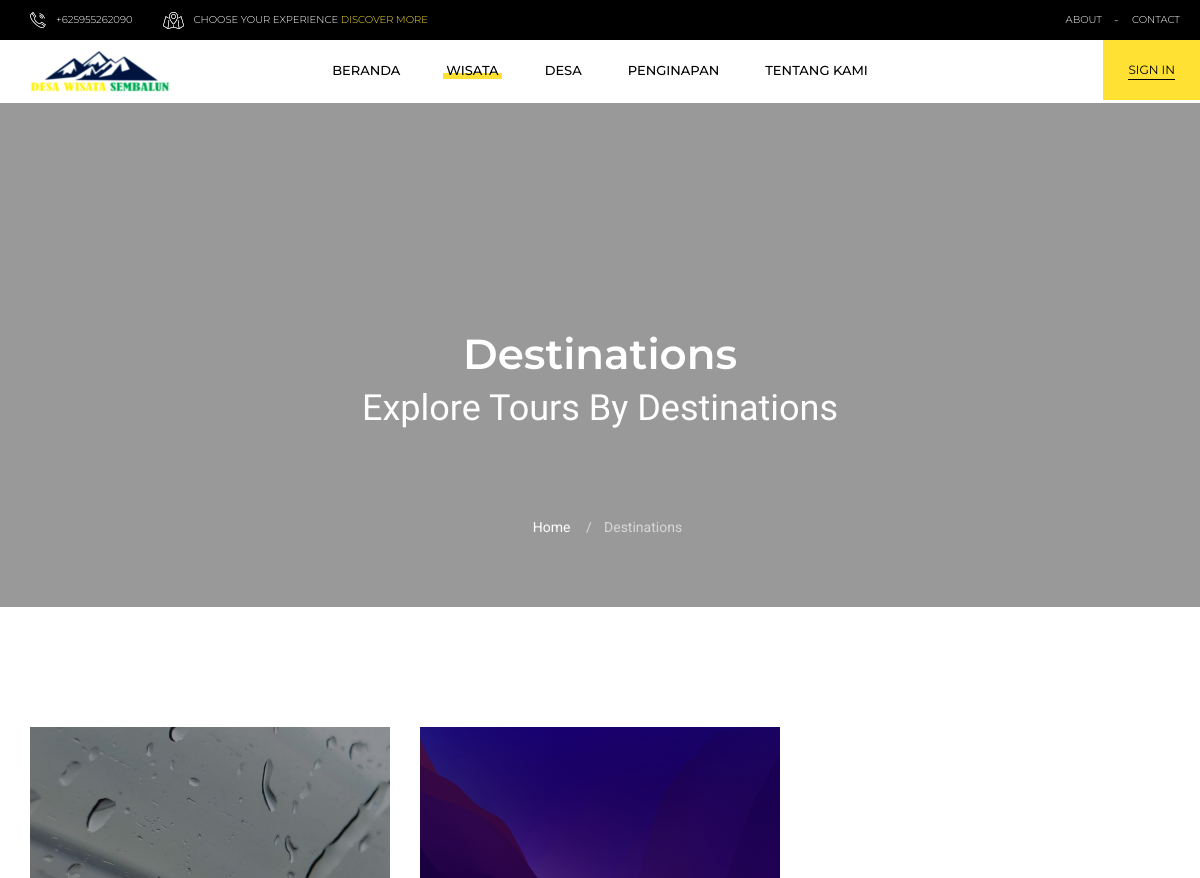
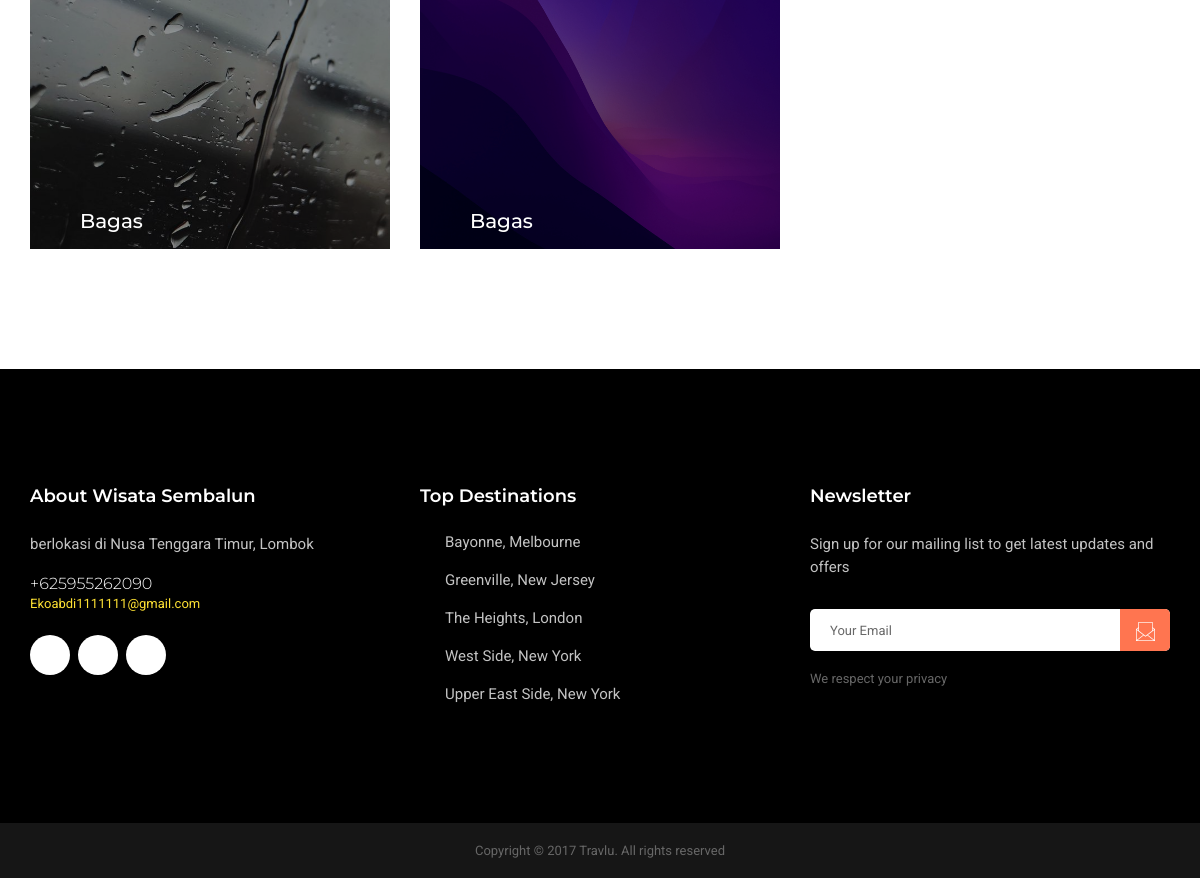
Page /destinations.php on the committed database (2 pictures, top to bottom).
### tables this page shows
CREATE TABLE `wisata` (
  `id` int NOT NULL,
  `nama_wisata` varchar(100) NOT NULL,
  `gambar_wisata` varchar(255) DEFAULT NULL,
  `deskripsi_wisata` text
);

### destinations.php (the view, shortened to what this page needs)
<?php
    include 'db.php';
    $sql = "SELECT * FROM wisata";
    $result = $conn->query($sql);
?>
<!doctype html>
	<html class="no-js" lang="">
<head>
	<?php include 'includes/style.php'; ?>
</head>
<body>
	<div id="tg-wrapper" class="tg-wrapper tg-haslayout">
		<?php
			$currentPage = 'destinations';
			include 'includes/header.php';
		?>
		<?php
			$pageTitle = "Destinations";
			$pageDesc = "Explore Tours By Destinations";
			$pageHome = "Home";
			$pageSide = "Destinations";
			include 'includes/slider_dt.php';
		?>
		<main id="tg-main" class="tg-main tg-sectionspace tg-haslayout">
			<div class="container">
				<div class="row">
					<div class="col-xs-12 col-sm-12 col-md-12 col-lg-12">
						<div id="tg-content" class="tg-content">
							<div class="tg-topdestinations">
								<div class="row">
								<?php if ($result->num_rows > 0): ?>
									<?php while ($row = $result->fetch_assoc()): ?>
										<div class="col-xs-6 col-sm-6 col-md-4 col-lg-4">
											<div class="tg-topdestination">
												<figure>
													<a href="destinationsdetail.php?id=<?= $row['id']; ?>"><img src="admin/wisata/<?php echo $row['gambar_wisata']; ?>" alt="image description" style="height: 400px;object-fit:cover"></a>
													<figcaption>
														<h2><a href="destinationsdetail.php"><?php echo $row['nama_wisata']; ?></a></h2>
													</figcaption>
												</figure>
											</div>
										</div>
									<?php endwhile; ?>
								<?php else: ?>
									<p>Tidak ada data wisata.</p>
								<?php endif; ?>
								</div>
							</div>
						</div>
					</div>
				</div>
			</div>
		</main>
		<?php include 'includes/footer.php'; ?>
	</div>
</body>
</html>

### includes/style.php (shortened to what this page needs)
<link rel="stylesheet" href="css/bootstrap.min.css">
<link rel="stylesheet" href="css/normalize.css">
<link rel="stylesheet" href="css/font-awesome.min.css">
<link rel="stylesheet" href="css/icomoon.css">
<link rel="stylesheet" href="css/owl.carousel.css">
<link rel="stylesheet" href="css/bootstrap-select.css">
<link rel="stylesheet" href="css/scrollbar.css">
<link rel="stylesheet" href="css/jquery.mmenu.all.css">
<link rel="stylesheet" href="css/prettyPhoto.css">
<link rel="stylesheet" href="css/transitions.css">
<link rel="stylesheet" href="css/main.css">
<link rel="stylesheet" href="css/color.css">
<link rel="stylesheet" href="css/responsive.css">

### includes/header.php (shortened to what this page needs)
<header id="tg-header" class="tg-header tg-haslayout">
            <div class="container-fluid">
                <div class="row">
                    <div class="tg-topbar">
                        <nav class="tg-infonav">
                            <ul>
                                <li>
                                    <i><img src="images/icons/icon-01.png" alt="image destinations"></i>
                                    <span>+625955262090</span>
                                </li>
                                <li>
                                    <i><img src="images/icons/icon-02.png" alt="image destinations"></i>
                                    <span>CHOOSE YOUR EXPERIENCE <a href="javascript:void(0);">Discover more</a></span>
                                </li>
                            </ul>
                        </nav>
                        <div class="tg-addnavcartsearch" style="margin-right: 20px;">
                            <nav class="tg-addnav">
                                <ul>
                                    <li><a href="aboutus.php">about</a></li>
                                    <li><a href="contactus.php">contact</a></li>
                                </ul>
                            </nav>
                        </div>
                    </div>
                    <div class="tg-navigationarea tg-headerfixed">
                        <strong class="tg-logo"><a href="index.php"><img src="images/logofix.png" alt="company logo here"></a></strong>
                        <div class="tg-socialsignin">
                            <ul class="tg-socialicons">
                                <li><a href="https://web.facebook.com/Desawisata_sembalun-110903398269940"><i class="icon-facebook-logo-outline"></i></a></li>
                                <li><a href="https://www.instagram.com/eko_abdi14/"><i class="icon-instagram-social-outlined-logo"></i></a></li>
                                <li><a href="https://twitter.com/DwisataSembalun/status/1491783111679483904?s=20&t=bFQO31HmsXAKy6gXjw1-wg"><i class="icon-twitter-social-outlined-logo"></i></a></li>
                            </ul>
                            <div class="tg-userbox">
                                <?php
                                if (isset($_SESSION['username'])) {
                                    echo "Hello, " . $_SESSION['username'];
                                } else {
                                    echo '<a id="tg-btnsignin" class="tg-btn" href="#tg-loginsingup"><span>sign in</span></a>';
                                }
                                ?>
                            </div>
                        </div>
                        <nav id="tg-nav" class="tg-nav">
                            <div id="tg-navigation" class="collapse navbar-collapse tg-navigation">
                                <ul>
                                    <li <?php if ($currentPage === 'home') echo 'class="current-menu-item"'; ?>><a href="index.php">Beranda</a></li>
                                    <li <?php if ($currentPage === 'destinations') echo 'class="current-menu-item"'; ?>><a href="destinations.php">Wisata</a></li>
                                    <li <?php if ($currentPage === 'village') echo 'class="current-menu-item"'; ?>><a href="village.php">Desa</a></li>
                                    <li <?php if ($currentPage === 'booking') echo 'class="current-menu-item"'; ?>><a href="booking.php">Penginapan</a></li>
                                    <li <?php if ($currentPage === 'aboutus') echo 'class="current-menu-item"'; ?>><a href="aboutus.php">Tentang Kami</a></li>
                                </ul>
                            </div>
                        </nav>
                    </div>
                </div>
            </div>
        </header>

### includes/slider_dt.php
<section class="tg-parallax tg-innerbanner" data-appear-top-offset="600" data-parallax="scroll" data-image-src="images/slider/img-2.jpg">
			<div class="tg-sectionspace tg-haslayout">
				<div class="container">
					<div class="row">
						<div class="col-xs-12 col-sm-12 col-md-12 col-lg-12">
                            <h1><?php echo $pageTitle; ?></h1>
							<h2><?php echo $pageDesc; ?></h2>
							<ol class="tg-breadcrumb">
								<li><a href="javascript:void(0);"><?php echo $pageHome; ?></a></li>
								<li class="tg-active"><?php echo $pageSide; ?></li>
							</ol>
						</div>
					</div>
				</div>
			</div>
		</section>

### includes/footer.php
<footer id="tg-footer" class="tg-footer tg-haslayout">
			<div class="tg-fourcolumns">
				<div class="container">
					<div class="row">
						<div class="col-xs-6 col-sm-6 col-md-4 col-lg-4">
							<div class="tg-footercolumn tg-widget tg-widgettext">
								<div class="tg-widgettitle">
									<h3>About Wisata Sembalun</h3>
								</div>
								<div class="tg-widgetcontent">
									<div class="tg-description">
										<p>berlokasi di Nusa Tenggara Timur, Lombok</p>
									</div>
									<span>+625955262090</span>
									<a href="mailto:Ekoabdi1111111@gmail.com">Ekoabdi1111111@gmail.com</a>
									<ul class="tg-socialicons tg-socialiconsvtwo">
										<li><a href="https://web.facebook.com/Desawisata_sembalun-110903398269940"><i class="icon-facebook-logo-outline"></i></a></li>
										<li><a href="https://www.instagram.com/eko_abdi14/"><i class="icon-instagram-social-outlined-logo"></i></a></li>
										<li><a href="https://twitter.com/DwisataSembalun/status/1491783111679483904?s=20&t=bFQO31HmsXAKy6gXjw1-wg"><i class="icon-twitter-social-outlined-logo"></i></a></li>
									</ul>
								</div>
							</div>
						</div>
						<div class="col-xs-6 col-sm-6 col-md-4 col-lg-4">
							<div class="tg-footercolumn tg-widget tg-widgetdestinations">
								<div class="tg-widgettitle">
									<h3>Top Destinations</h3>
								</div>
								<div class="tg-widgetcontent">
									<ul>
										<li><a href="javascript:void(0);">Bayonne, Melbourne</a></li>
										<li><a href="javascript:void(0);">Greenville, New Jersey</a></li>
										<li><a href="javascript:void(0);">The Heights, London</a></li>
										<li><a href="javascript:void(0);">West Side, New York</a></li>
										<li><a href="javascript:void(0);">Upper East Side, New York</a></li>
									</ul>
								</div>
							</div>
						</div>
						<div class="col-xs-6 col-sm-6 col-md-4 col-lg-4">
							<div class="tg-footercolumn tg-widget tg-widgetnewsletter">
								<div class="tg-widgettitle">
									<h3>Newsletter</h3>
								</div>
								<div class="tg-widgetcontent">
									<div class="tg-description"><p>Sign up for our mailing list to get latest updates and offers</p></div>
									<form class="tg-formtheme tg-formnewsletter">
										<fieldset>
											<input type="email" name="email" class="form-control" placeholder="Your Email">
											<button type="submit"><img src="images/icons/icon-08.png" alt="image destinations"></button>
										</fieldset>
									</form>
									<span>We respect your privacy</span>
								</div>
							</div>
						</div>
					</div>
				</div>
			</div>
			<div class="tg-footerbar">
				<div class="container">
					<div class="row">
						<div class="col-xs-12 col-sm-12 col-md-12 col-lg-12">
							<p>Copyright &copy; 2017 Travlu. All  rights reserved</p>
						</div>
					</div>
				</div>
			</div>
		</footer>

### css/transitions.css (style rules this page uses)
*:after, *:before, p a, a, .tg-socialicons li a, .tg-roundicontext, .tg-roundicontext .tg-usericonholder, .owl-carousel .owl-dot span, .tg-trendingtrip figure img, .tg-trendingtrip .tg-hover .tg-stars, .tg-trendingtrip .tg-hover .tg-tourduration, .tg-trendingtrip .tg-hover .tg-pricearea, .tg-themetabnav li a img, .tg-post figure img, .tg-post figure .tg-hover, .tg-homesliderthumbnails .item figcaption, .tg-ourpartnersvtwo li figure a img, .tg-panel h4, .sub-menu, .mega-menu, .tg-topdestination figure figcaption, .tg-topdestination figure a img, .tg-btnviewall, .tg-share, .tg-bookingtabs .tg-themetabnav li a span, .tg-panel h4, .tg-panel h4:after, .tg-couponapply .form-group .tg-btn, .tg-cartitems, .tg-search .tg-destinations li a h3, .tg-navtbs li, .tg-navtbs li:after, .tg-destination figure a img, .tg-btnroundprev, .tg-btnroundnext, .tg-btnaddtocart span, .tg-prevpost a h2, .tg-nextpost a h2, .tg-tourdestination figure a img { -webkit-transition: all 300ms ease-in-out; -moz-transition: all 300ms ease-in-out; -ms-transition: all 300ms ease-in-out; -o-transition: all 300ms ease-in-out; transition: all 300ms ease-in-out; }

### css/color.css (style rules this page uses)
a, p a, p a:hover, a:hover, a:focus, a:active, .tg-stars span:after, .tg-btn:hover, .tg-featuretitle h2 span, .tg-populartourtitle h3 a:hover, .tg-pricearea h4, .tg-destinations li a:hover h3, .tg-guidecontenthead h4:hover a, .tg-bgdark .tg-destinations li a em, .tg-panel h4:hover, .tg-panel h4.active, .tg-contactinfoicon, .tg-contactinfoicon i, .tg-dropdownusermenu li a:hover, .tg-newcontent .tg-pricearea h4, .tg-widget.tg-widgetcatagories ul li:hover a, .tg-widget.tg-widgetcatagories ul li:hover:before, .tg-formicon i, .tg-bookingtabs .tg-themetabnav li:hover a span, .tg-bookingtabs .tg-themetabnav li.active a span, .tg-liststyle li:before, .tg-btnedit, .tg-widgetpersonprice ul li .tg-totalpayment em, .tg-widgetdashboard ul li:hover a, .tg-widgetdashboard ul li:hover a i, .tg-widgetdashboard ul li.selected a, .tg-widgetdashboard ul li.selected i, .tg-subtotal span, .tg-reply:hover, .tg-prevpost a:hover h2, .tg-nextpost a:hover h2, .tg-socialicons li a:hover i, .location_indicator:before { color: #ff7550; }
.tg-btn, .tg-descount, .tg-formnewsletter button, .tg-locationname, .tg-btnplay, .tg-findtourvfour, .tg-btntoggleform, .tg-pagination ul li.tg-active a, .tg-pagination ul li a:hover, .tg-select .dropdown-menu>.active>a, .tg-select .dropdown-menu>.active>a:focus, .tg-select .dropdown-menu>.active>a:hover, .tg-select .dropdown-menu.inner li a:hover, .tg-bookingtabs .tg-themetabnav li:hover a:before, .tg-bookingtabs .tg-themetabnav li.active a:before, .tg-couponapply .form-group .tg-btn:hover, .tg-widgetpersonprice ul li .tg-btn, .tg-dashboardcontent table tr .tg-btnview:hover, .tg-fulltourdetail .tg-totalprice .tg-totalpayment, .tg-imgholder .tg-btn:hover, .tg-btnarea .tg-btn, .tg-pkgplanfoot .tg-btn:hover, .tg-btnaddtocart:hover, .tg-formleavecomment .tg-btn { background:#ff7550; }
.tg-infonav ul li span a, .tg-socialsignin .tg-btn:hover, .tg-widgettext .tg-widgetcontent > a, .tg-footercolumn .tg-widgetcontent ul li a:hover, .tg-footercolumn .tg-widgetcontent ul li a:hover:before, .tg-headervtwo .tg-navigation ul li a:hover, .tg-headervtwo .tg-navigation ul li.current-menu-item > a, .tg-trendingtrip figcaption .tg-pricearea h4, .tg-totaltours, .tg-btnviewall, .tg-search .tg-destinations li a em, .tg-addnav ul li:hover a, .tg-breadcrumb li:hover a { color: #fee133; }
.tg-socialsignin .tg-btn, .tg-navigation ul li a:before, .tg-btnvtwo:before, .tg-themetabsvtwo .tg-themetabnav li a:before, .tg-btnaddtocart, .tg-btndropdown, .tg-topdestination figure .tg-btnviewall:before, .tg-availhead, .navbar-header, .tg-btnroundprev:hover, .tg-btnroundnext:hover { background:#fee133; }

### css/responsive.css (style rules this page uses)
@media (max-width:1366px) { .tg-navigation ul li { padding:0 20px; } }

### rows in the picture
wisata: gambar_wisata (picture), nama_wisata "Bagas"
wisata: gambar_wisata (picture), nama_wisata "Bagas"

### other values in the picture
$pageTitle "Destinations"
$pageDesc "Explore Tours By Destinations"
$pageHome "Home"
$pageSide "Destinations"
